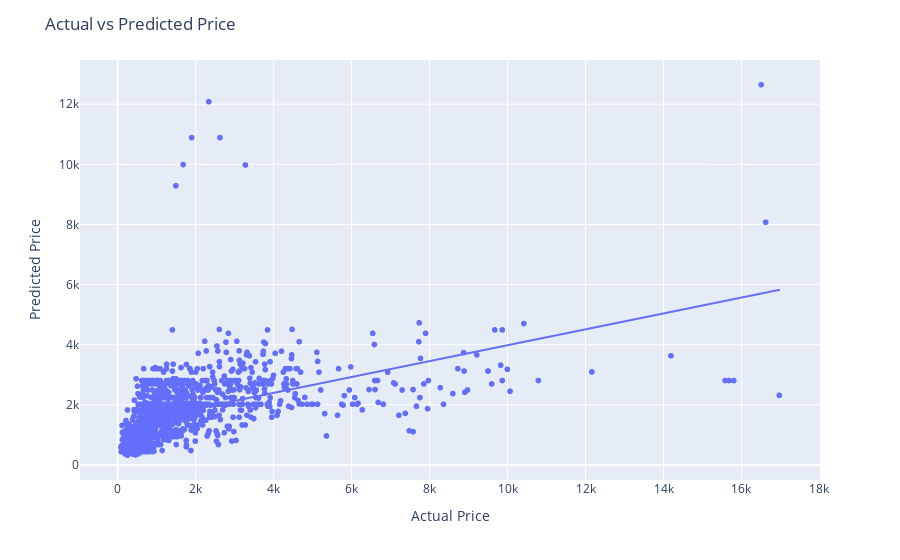

Here is the notebook cell this chart was saved with:
### Code cell
fig = px.scatter(x=y_test, y=y_pred,
                 labels={'x': 'Actual Price', 'y': 'Predicted Price'},
                 trendline="ols"
                 )
fig.update_layout(title='Actual vs Predicted Price', xaxis_title="Actual Price", yaxis_title="Predicted Price")
fig.show()

### Figure 1 — Plotly figure (JSON) as saved in the notebook; plotly's stock layout.template omitted (floating-point values rounded to 4 significant figures; data arrays with more than 128 entries replaced by an {"elided": "..."} marker saying what was removed)
{"data": [{"hovertemplate": "Actual Price=%{x}<br>Predicted Price=%{y}<extra></extra>", "legendgroup": "", "marker": {"color": "#636efa", "symbol": "circle"}, "mode": "markers", "name": "", "showlegend": false, "type": "scattergl", "x": {"elided": "1188 int values"}, "xaxis": "x", "y": {"elided": "1188 float values"}, "yaxis": "y"}, {"hovertemplate": "<b>OLS trendline</b><br>y = 0.264219 * x + 1340.55<br>R<sup>2</sup>=0.242811<br><br>Actual Price=%{x}<br>Predicted Price=%{y} <b>(trend)</b><extra></extra>", "legendgroup": "", "marker": {"color": "#636efa", "symbol": "circle"}, "mode": "lines", "name": "", "showlegend": false, "type": "scattergl", "x": {"elided": "1188 int values"}, "xaxis": "x", "y": {"elided": "1188 float values"}, "yaxis": "y"}], "layout": {"legend": {"tracegroupgap": 0}, "margin": {"t": 60}, "title": {"text": "Actual vs Predicted Price"}, "xaxis": {"anchor": "y", "domain": [0, 1], "title": {"text": "Actual Price"}}, "yaxis": {"anchor": "x", "domain": [0, 1], "title": {"text": "Predicted Price"}}}}
